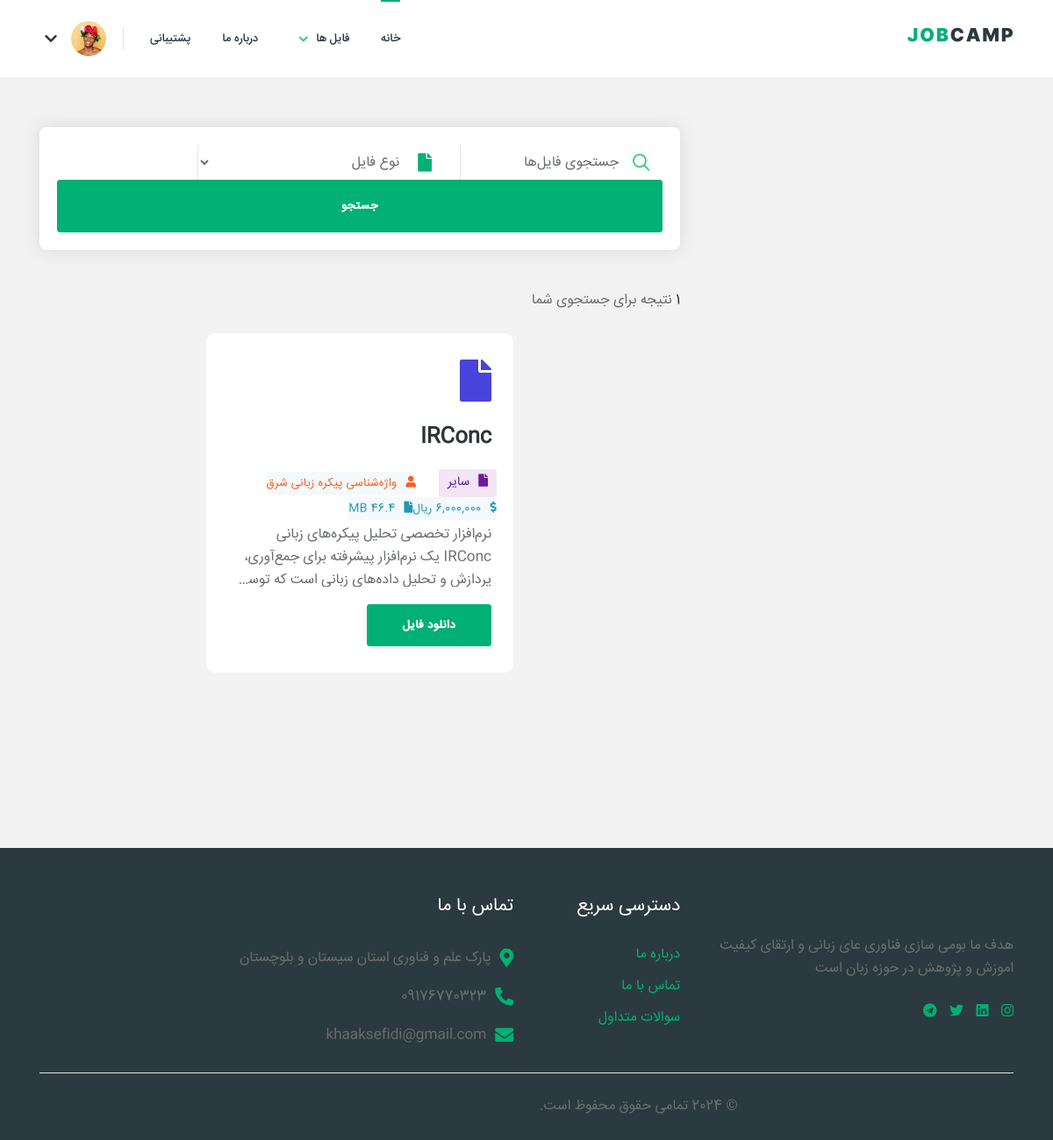
/search-grid/ (signed in), run on the app's committed database.
### files/models.py (models this page shows, shortened)
class UploadedFile(models.Model):
    FILE_TYPES = [
        ('pdf', 'PDF'),
        ('word', 'Word'),
        ('excel', 'Excel'),
        ('other', 'سایر'),
    ]
    title = models.CharField(max_length=255, verbose_name="عنوان فایل")
    description = models.TextField(blank=True, verbose_name="توضیحات")
    file = models.FileField(upload_to='uploaded_files/', verbose_name="فایل")
    file_type = models.CharField(max_length=10, choices=FILE_TYPES, verbose_name="نوع فایل")
    category = models.ForeignKey(Category, on_delete=models.SET_NULL, null=True, blank=True, verbose_name="دسته‌بندی")
    uploaded_at = models.DateTimeField(auto_now_add=True, verbose_name="تاریخ آپلود")
    project_manager = models.CharField(max_length=255, verbose_name="مدیر پروژه")
    is_free = models.BooleanField(default=False, verbose_name="رایگان؟")
    price = models.DecimalField(max_digits=12, decimal_places=0, verbose_name="قیمت (ریال)", null=True, blank=True)
    file_size = models.PositiveBigIntegerField(editable=False, null=True, blank=True, verbose_name="اندازه فایل (بایت)")
    slug = models.SlugField(max_length=255, unique=True, blank=True, verbose_name="اسلاگ")
    class Meta:
        verbose_name = "فایل آپلودی"
        verbose_name_plural = "فایل‌های آپلودی"

### core/views.py (the view)
# urls.py: path('search-grid/', views.SearchGridView.as_view(), name='search-grid'),
class SearchGridView(TemplateView):
    template_name = 'core/search-grid.html'
    def get_context_data(self, **kwargs):
        context = super().get_context_data(**kwargs)
        files_qs = UploadedFile.objects.all()
        for f in files_qs:
            if not f.slug:
                base_slug = slugify(f.title)
                slug = base_slug
                counter = 1
                while UploadedFile.objects.filter(slug=slug).exclude(id=f.id).exists():
                    slug = f"{base_slug}-{counter}"
                    counter += 1
                f.slug = slug
                f.save()
        request = self.request
        keyword = request.GET.get('keyword', '').strip()
        file_type = request.GET.get('file_type', '').strip()
        if keyword:
            files_qs = files_qs.filter(title__icontains=keyword)
        if file_type:
            files_qs = files_qs.filter(file_type=file_type)
        context['files'] = list(files_qs)
        context['is_paginated'] = False
        context['page_obj'] = None
        context['search_keyword'] = keyword
        context['search_file_type'] = file_type
        context['file_type_choices'] = UploadedFile.FILE_TYPES
        return context

### templates/core/search-grid.html (shortened to what this page needs)
{% extends "parent/base.html" %}
{% load static %}
{% block content %}
{% load humanize %}
  <div class="site-wrapper overflow-hidden ">
    <div class="bg-default-1 pt-26 pt-lg-28 pb-13 pb-lg-25">
      <div class="container">
        <div class="row">
          <div class="col-12 col-md-4 col-xs-8">
          </div>
          <div class="col-12 col-md-8 col-xs-12 ">
            <form method="get" class="search-form">
              <div class="filter-search-form-2 bg-white rounded-sm shadow-7 pr-6 py-6 pl-6">
                <div class="filter-inputs">
                  <div class="form-group position-relative w-lg-45 w-xl-40 w-xxl-45">
                    <input class="form-control focus-reset pl-13" type="text" name="keyword" id="keyword" placeholder="جستجوی فایل‌ها" value="{{ search_keyword|default:'' }}">
                    <span class="h-100 w-px-50 pos-abs-tl d-flex align-items-center justify-content-center font-size-6">
                    <i class="icon icon-zoom-2 text-primary font-weight-bold"></i>
                  </span>
                  </div>
                  <div class="form-group position-relative w-lg-30 w-xl-30 w-xxl-30">
                    <select name="file_type" id="file_type" class="nice-select pl-13 h-100 arrow-3 font-size-4">
                      <option value="">نوع فایل</option>
                    </select>
                    <span class="h-100 w-px-50 pos-abs-tl d-flex align-items-center justify-content-center font-size-6">
                    <i class="fa fa-file text-primary font-weight-bold"></i>
                  </span>
                  </div>
                </div>
                <div class="button-block">
                  <button class="btn btn-primary line-height-reset h-100 btn-submit w-100 text-uppercase">جستجو</button>
                </div>
              </div>
            </form>
            <div class="pt-12">
              <div class="d-flex align-items-center justify-content-between">
                <h5 class="font-size-4 font-weight-normal text-default-color">
                  <span class="heading-default-color">{{ files|length }}</span>
                  نتیجه برای جستجوی شما
                </h5>
              </div>
              <div class="pt-6">
                <div class="row justify-content-center">
                  {% for file in files %}
                    {% if file.slug %}
                    <div class="col-12 col-lg-6">
                      <div class="bg-white px-8 pt-9 pb-7 rounded-4 mb-9 feature-cardOne-adjustments">
                        <div class="d-block mb-7">
                          <a href="{% url 'core:job-details' slug=file.slug %}">
                            {% if file.file_type == 'pdf' %}
                              <i class="fas fa-file-pdf fa-3x text-danger"></i>
                            {% elif file.file_type == 'word' %}
                              <i class="fas fa-file-word fa-3x text-primary"></i>
                            {% elif file.file_type == 'excel' %}
                              <i class="fas fa-file-excel fa-3x text-success"></i>
                            {% else %}
                              <i class="fas fa-file fa-3x text-secondary"></i>
                            {% endif %}
                          </a>
                        </div>
                        <h2 class="mt-n4">
                          <a class="font-size-7 text-black-2 font-weight-bold mb-4" href="{% url 'core:job-details' slug=file.slug %}">
                            {{ file.title }}
                          </a>
                        </h2>
                        <ul class="list-unstyled mb-1 card-tag-list">
                          <li>
                            <span class="file-type-badge file-type-{{ file.file_type }}">
                              <i class="fas fa-file mr-2"></i> {{ file.get_file_type_display }}
                            </span>
                          </li>
                          <li>
                            <span class="bg-regent-opacity-15 text-orange font-size-3 rounded-3">
                              <i class="fa fa-user mr-2 font-weight-bold"></i> {{ file.project_manager }}
                            </span>
                          </li>
                          <li>
                            <span class="bg-regent-opacity-15 text-eastern font-size-3 rounded-3">
                              <i class="fa fa-dollar-sign mr-2 font-weight-bold"></i>
                              {% if file.is_free %}رایگان{% else %}{{ file.price|intcomma:False }} ریال{% endif %}
                            </span>
                          </li>
                          <li>
                            <span class="bg-regent-opacity-15 text-eastern font-size-3 rounded-3">
                              <i class="fa fa-file mr-2 font-weight-bold"></i> {{ file.file_size|filesizeformat }}
                            </span>
                          </li>
                        </ul>
                        <p class="mb-7 font-size-4 text-gray truncate-description">{{ file.description|truncatewords:20 }}</p>
                        <div class="card-btn-group">
                          <a class="btn btn-green text-uppercase btn-medium rounded-3" href="{% url 'core:job-details' slug=file.slug %}">دانلود فایل</a>
                        </div>
                      </div>
                    </div>
                    {% endif %}
                  {% empty %}
                    <div class="col-12">
                      <div class="alert alert-info text-center">
                        هیچ فایلی با این مشخصات یافت نشد.
                      </div>
                    </div>
                  {% endfor %}
                </div>
              </div>
              <div class="text-center pt-5 pt-lg-13">
              </div>
            </div>
          </div>
        </div>
      </div>
    </div>
  </div>
{% endblock %}

### templates/parent/base.html (style rules this page uses)
body { font-family: 'IRANSans', sans-serif !important; color: #2d3436 !important; background-color: #f8f9fa !important; }
.filter-search-form-2 { display: block !important; opacity: 1 !important; visibility: visible !important; background: white !important; border-radius: 8px !important; box-shadow: 0 0 20px rgba(0,0,0,0.1) !important; padding: 20px !important; }
.filter-inputs { display: flex !important; flex-wrap: wrap !important; gap: 15px !important; }
.form-group { flex: 1 1 auto !important; margin-bottom: 0 !important; }
.button-block { flex: 0 0 auto !important; }
.nice-select { width: 100% !important; height: 100% !important; }
.text-black-2 { color: #2d3436 !important; }
.heading-default-color { color: #2d3436 !important; }
.btn { font-weight: 600 !important; text-transform: uppercase !important; letter-spacing: 0.5px !important; }
.icon { color: #2ecc71 !important; }

### templates/core/search-grid.html (style rules this page uses)
.truncate-description { display: -webkit-box; -webkit-line-clamp: 3; -webkit-box-orient: vertical; overflow: hidden; text-overflow: ellipsis; max-height: 4.5em; min-height: 3em; }
.file-type-badge { padding: 5px 10px; border-radius: 4px; font-size: 0.9em; font-weight: 500; }
.file-type-other { background-color: #f3e5f5; color: #6a1b9a; }

### data on the page
UploadedFile: title "IRConc", file_type "سایر", project_manager "واژه‌شناسی پیکره زبانی شرق", file_size|filesizeformat "46.4 MB", description "نرم‌افزار تخصصی تحلیل پیکره‌های زبانی IRConc یک نرم‌افزار پیشرفته برای جمع‌آوری، پردازش و تحلیل داده‌های زبانی است که…"

### other printed values
{{ files|length }} "1"
